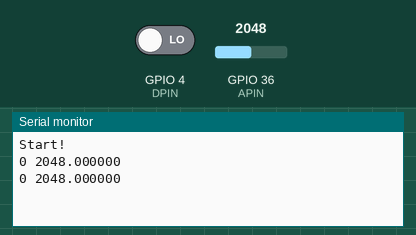
Simulated run of this sketch. Board: ESP32. Parts: the last lines printed to the serial monitor. The test bench sets the inputs (shaded band); at power-on: GPIO 36 (APIN) = 2048, GPIO 4 (DPIN) LOW.

Above: at 1.8 s.
1.9 s: GPIO 36 (APIN) set to 2866
At 2.8 s:
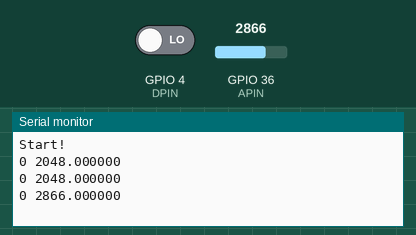
3.4 s: GPIO 4 (DPIN) driven HIGH
At 4.7 s:
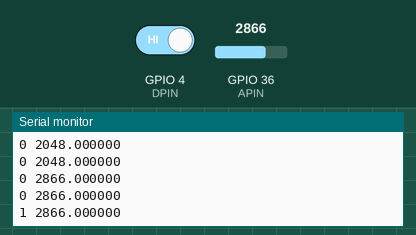
4.9 s: GPIO 36 (APIN) set to 3603
At 5.5 s:
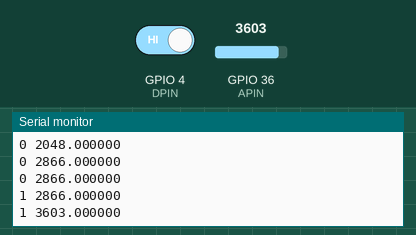
6.4 s: GPIO 4 (DPIN) driven LOW
At 7.8 s:
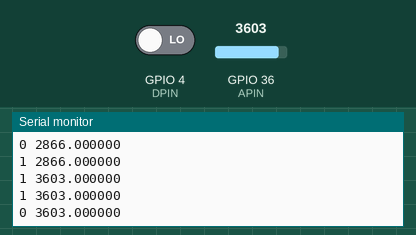
Timing chart, 0 to 8.9 s (numbered marks = the images above; inputs shaded):
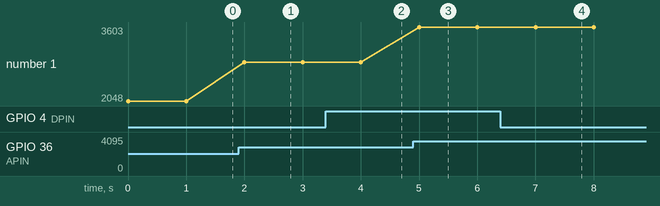

Measured:
- after the input at 1.9 s, the serial monitor: prints a new line after 0.10 s (image 1)
- after the input at 3.4 s, the serial monitor: prints a new line after 0.60 s (image 2)
- after the input at 4.9 s, the serial monitor: prints a new line after 0.10 s (image 3)
- after the input at 6.4 s, the serial monitor: prints a new line after 0.60 s (image 4)
- plotted number 1: 2048 → 2866 after the input at 1.9 s, 2866 → 3603 after the input at 4.9 s

The sketch:

ky-028.ino
```cpp
#include <Arduino.h>
//#include <OneWire.h>
//#include <DallasTemperature.h>

// KY-028 датчик температуры

// D2 - 4
#define DPIN 4
// A0 - 17
#define APIN A0


void setup()
{
	Serial.begin(115200);
	pinMode(DPIN, INPUT);
	pinMode(APIN, INPUT);

	Serial.println("\nStart!");
}// setup


void loop()
{
	int dres = digitalRead(DPIN);
	float ares = analogRead(APIN);

//	ds.requestTemperatures(); // считывание значение температуры
	Serial.printf("%d %f\n", dres, ares);

	delay(1000);
}// loop
```
